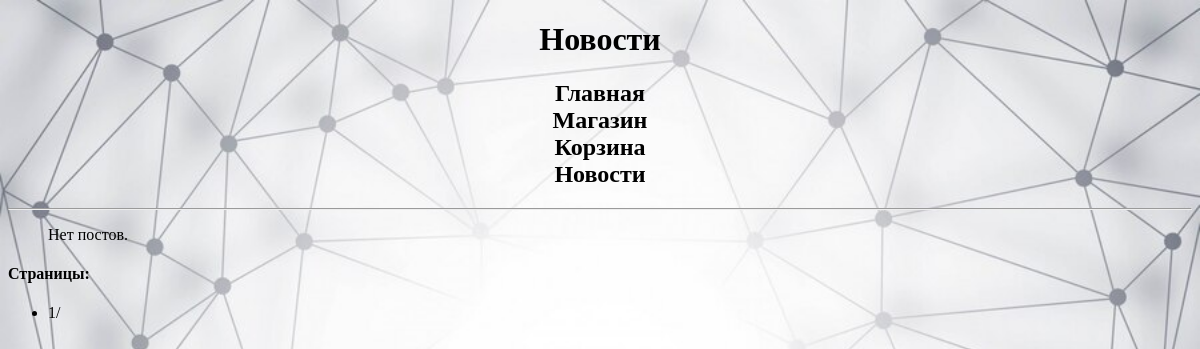
Before: /platform/news/ with the older database file.
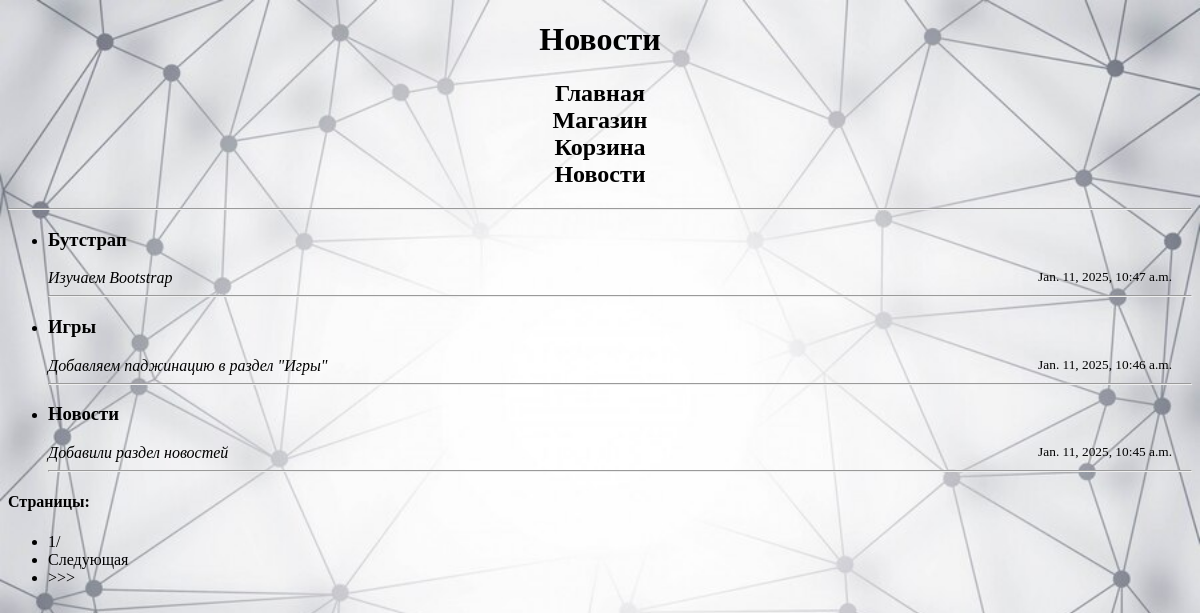
After: the same page with the newer database file.
### task1/models.py (models this page shows, shortened)
class News(models.Model):
    title = models.CharField(max_length=100, verbose_name='Заголовок')
    content = models.TextField(verbose_name='Содержание')
    date = models.DateTimeField(auto_now_add=True, verbose_name='Дата создания')

### task1/views.py (the view)
# urls.py: path('platform/news/', news),
def news(request):
    news_ = News.objects.all().order_by('-date')
    paginator = Paginator(news_, 3)
    page_number = request.GET.get('page')
    page_object = paginator.get_page(page_number)
    return render(request, 'first_task/news.html', {'page_object': page_object})

### templates/first_task/news.html (shortened to what this page needs)
{% extends 'first_task/menu.html' %}
{% block pagename %}<h1>Новости</h1>{% endblock %}
{% block menu %}{{ block.super }}{% endblock %}
{% block content %}
    <hr>
    <ul>
        {% for obj in page_object %}
            <li>
                <h3>{{ obj.title }}</h3>
                <i>{{ obj.content }}</i>
                <small style="float: right; margin-right: 20px;">{{ obj.date }}</small>
                <hr>
            </li>
        {% empty %}
        <p>Нет постов.</p>
        {% endfor %}
    </ul>
    <div class="pagination">
        <h4>Страницы:</h4>
        <ul>
            <li>{{ page_object.number }}/{{ paginator.num_pages }}</li>
            {% if page_object.has_next %}
                   <li><a href="?page={{ page_object.next_page_number }}">Следующая</a></li>
                   <li><a href="?page={{ paginator.num_pages }}">>>></a></li>
            {% endif %}
        </ul>
    </div>
{% endblock %}

### templates/first_task/menu.html (shortened to what this page needs)
<!DOCTYPE html>
{% load static %}
<html lang="en">
<head>
     <link rel="stylesheet" type="text/css" href="{% static 'style_2.css'%}">
</head>
<body>
    <header>
        {% block pagename %}{% endblock %}
     </header>
    <nav>
        {% block menu %}
        <h2>
            <a href="/platform">Главная</a>
            <br>
            <a href="/platform/games">Магазин</a>
            <br>
            <a href="/platform/cart">Корзина</a>
            <br>
            <a href="/platform/news">Новости</a>
         </h2>
        {% endblock %}
    </nav>
    <main>
        {% block content %}{% endblock %}
    </main>
</body>
</html>

### static/style_2.css (style rules this page uses)
body { background-image: url('4.jpg'); background-repeat: no-repeat; background-size: cover; }
h1 { text-align: center; }
h2 { text-align: center; }
a { color: inherit; text-decoration: none; }

Changed rows visible on the page:
added News: title "Бутстрап", content "Изучаем Bootstrap", date "Jan. 11, 2025, 10:47 a.m."
added News: title "Игры", content "Добавляем паджинацию в раздел \"Игры\"", date "Jan. 11, 2025, 10:46 a.m."
added News: title "Новости", content "Добавили раздел новостей", date "Jan. 11, 2025, 10:45 a.m."
Other visible differences:
text no longer shown: "Нет постов."
text now shown: "Следующая >>>"
